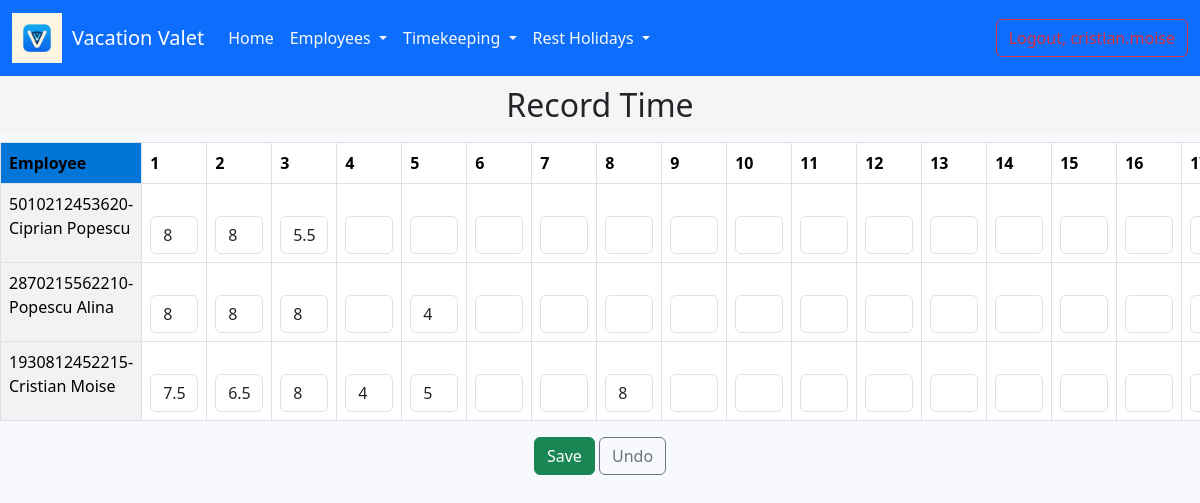
The page /record-time/ (signed in) on the database its author committed.
### employee/models.py (models this page shows, shortened)
class Employee(AbstractUser):
    GENDER_OPTIONS = (
        ('male', 'Male'),
        ('female', 'Female')
    )
    cnp = models.IntegerField(blank=False, null=True, unique=True)
    gender = models.CharField(max_length=6, choices=GENDER_OPTIONS, null=True)
    birth_date = models.DateField(null=True, blank=False)
    departament = models.ForeignKey(Department, on_delete=models.CASCADE, null=True)
    start_date = models.DateField(null=True)
    end_date = models.DateField(null=True, blank=True)
    notice_date = models.DateField(null=True, blank=True)
    address = models.TextField(blank=True, null=True)
    is_supervisor = models.BooleanField(default=False)
    days_off = models.IntegerField(default=21, null=False)
    created_at = models.DateTimeField(auto_now_add=True)
    updated_at = models.DateTimeField(auto_now=True)

### employee/views.py (the view, shortened to what this page needs)
# urls.py: path('record-time/', views.record_time_view, name='record-time'),
@login_required
def record_time_view(request):
    employees = Employee.objects.filter(is_superuser=False)
    today = datetime.date.today()
    month = today.month
    year = today.year
    num_days = calendar.monthrange(year, month)[1]
    days = [i for i in range(1, num_days + 1)]
    first_day = datetime.date(year, month, 1)
    last_day = datetime.date(year, month, num_days)
    weekend_days = [day for day in range(first_day.day, last_day.day + 1) if
                    datetime.date(year, month, day).weekday() in [5, 6]]
    values = []
    for employee in employees:
        row = []
        for day in days:
            existing_record: TimeRecord = TimeRecord.objects.filter(employee=employee, date__year=year,
                                                                    date__month=month, date__day=day).first()
            if existing_record is not None:
                seconds = existing_record.duration.total_seconds()
                hours = seconds / 3600
                if hours == 0:
                    row.append('')
                elif hours == int(hours):
                    row.append(int(hours))
                else:
                    row.append(hours)
            else:
                row.append('')
        values.append(row)
    return render(request, 'record_time/record_time.html',
                  {'employees': employees, 'year': year, 'month': month, 'days': days, 'values': values,
                   'weekend_days': weekend_days})

### employee/templatetags/utils.py (called while the page is built)
@register.filter
def index(indexable, i):
    return indexable[i]

### templates/record_time/record_time.html (shortened to what this page needs)
{% extends 'base.html' %}
{% load static %}
{% load utils %}
{% block head %}
    <link rel="stylesheet" type="text/css" href="{% static 'css/time_record/time_record.css' %}">
{% endblock %}
{% block content %}
    <h2 class="text-center" id="header-text">Record Time</h2>
    <div class="scrollable-content">
        <form method="POST">
            <table class="table table-bordered">
                <thead class="sticky-header">
                <tr>
                    <th id="empl">Employee</th>
                    {% for day in days %}
                        <th>{{ day }}</th>
                    {% endfor %}
                </tr>
                </thead>
                <tbody class="sticky-content">
                {% for employee in employees %}
                    <tr>
                        <td id="emplrow">{{ employee.cnp }}-{{ employee.first_name }} {{ employee.last_name }}</td>
                        {% for day in days %}
                            <td id="boxes">
                                {% with pos1=forloop.parentloop.counter0 %}
                                    {% with pos2=forloop.counter0 %}
                                        <input type="text" value="{{ values|index:pos1|index:pos2 }}"
                                               name="pontaj_{{ employee.id }}_{{ year }}-{{ month }}-{{ day }}"
                                               id="pontaj_{{ employee.id }}_{{ day }}"
                                               class="form-control {% if day in weekend_days %}readonly{% endif %}"
                                               {% if day in weekend_days %}readonly{% endif %}>
                                    {% endwith %}
                                {% endwith %}
                            </td>
                        {% endfor %}
                    </tr>
                {% endfor %}
                </tbody>
            </table>
            <div class="text-center" id="btn">
                <button type="submit" class="btn btn-success text-center" id="savebtn">Save</button>
                <a href="{% url 'record-time' %}" class="btn btn-outline-secondary" id="vobtn">Undo</a>
            </div>
        </form>
    </div>
{% endblock %}

### static/css/time_record/time_record.css (style rules this page uses)
#header-text { padding: 10px; background-color: whitesmoke; }
#empl { background-color: #0275d8 }
.form-control { width: 3rem !important; }
.scrollable-content { overflow-x: auto; max-height: 400px; }
.sticky-header th:first-child { position: sticky; left: 0; background-color: #f2f2f2; z-index: 1; }
.sticky-header th:first-child, .sticky-content td:first-child { width: 200px; }
.sticky-content td:first-child { position: sticky; left: 0; background-color: #f2f2f2; z-index: 1; }

### rows shown on the page
Employee: cnp "5010212453620", first_name "Ciprian", last_name "Popescu", days "8" "8" "5.5"
Employee: cnp "2870215562210", first_name "Popescu", last_name "Alina", days "8" "8" "8" "4"
Employee: cnp "1930812452215", first_name "Cristian", last_name "Moise", days "7.5" "6.5" "8" "4" "5" "8"

### other values the page prints
{{ day }} "1" "2" "3" "4" "5" "6" "7" "8" "9" "10" "11" "12" "13" "14" "15" "16"
